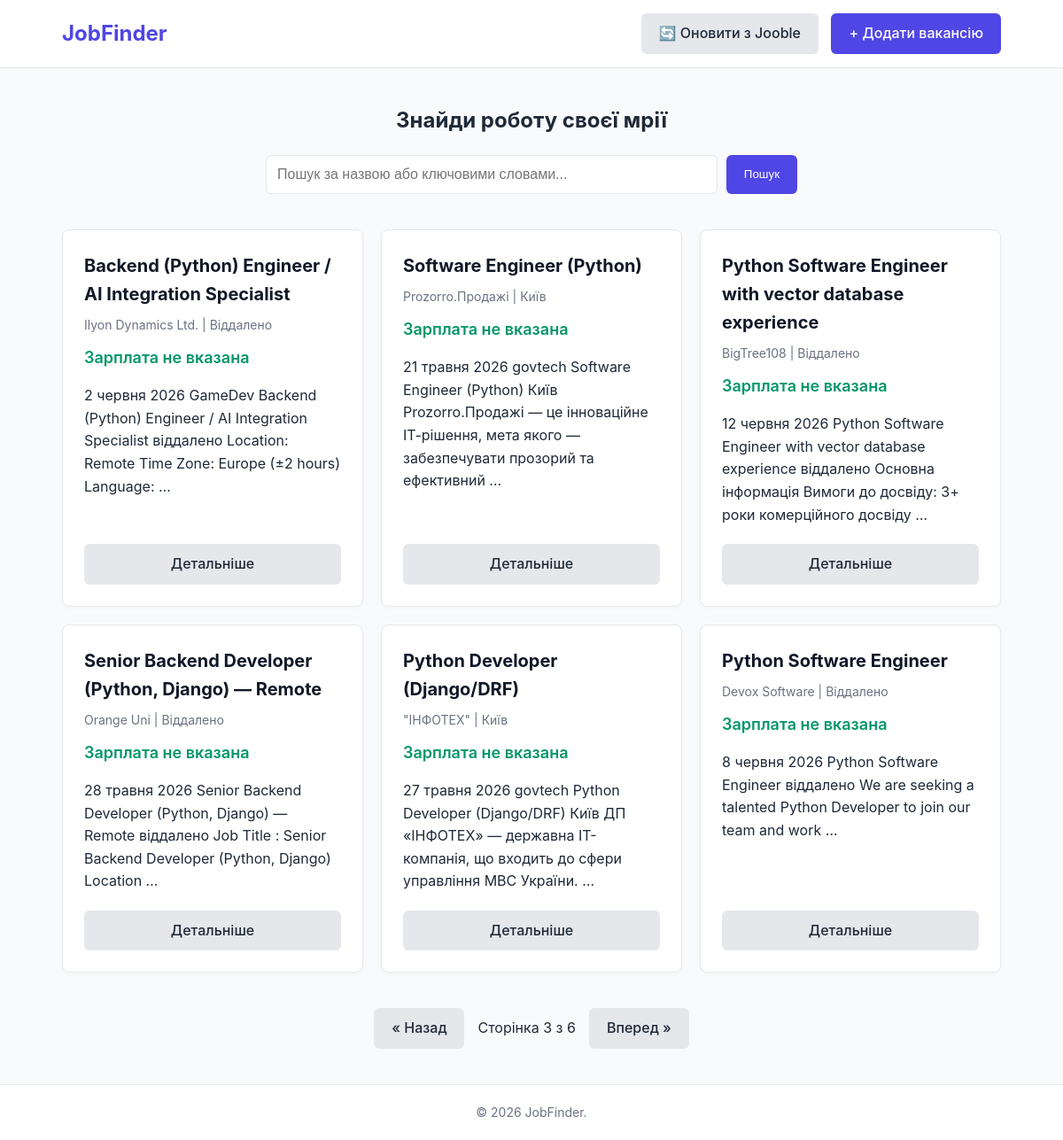
The page /?q=&page=3 on the database its author committed.
### vacancies/models.py (models this page shows, shortened)
class Vacancy(models.Model):
    title = models.CharField(max_length=255, verbose_name="Назва вакансії")
    company = models.CharField(max_length=255, verbose_name="Компанія")
    location = models.CharField(max_length=255, verbose_name="Місто / Локація")
    salary = models.CharField(
        max_length=100,
        default="Не вказана",
        verbose_name="Зарплата"
    )
    description = models.TextField(verbose_name="Опис вакансії")
    source_url = models.URLField(blank=True, null=True, unique=True, verbose_name="Посилання на першоджерело")
    created_at = models.DateTimeField(auto_now_add=True, verbose_name="Дата створення")
    class Meta:
        verbose_name = "Вакансія"
        verbose_name_plural = "Вакансії"
        ordering = ['-created_at']

### vacancies/views.py (the view)
# urls.py: path('', views.vacancy_list, name='vacancy_list'),
def vacancy_list(request):
    qs = Vacancy.objects.all()
    search_query = request.GET.get('q', '')
    if search_query:
        qs = qs.filter(title__icontains=search_query) | qs.filter(description__icontains=search_query)
    paginator = Paginator(qs, 6)
    page_number = request.GET.get('page')
    page_obj = paginator.get_page(page_number)
    return render(request, 'vacancies/index.html', {
        'page_obj': page_obj,
        'search_query': search_query
    })

### templates/vacancies/index.html
{% extends 'base.html' %}
{% block content %}
<section class="search-section">
    <h1>Знайди роботу своєї мрії</h1>
    <form method="GET" action="{% url 'vacancy_list' %}" class="search-form">
        <input type="text" name="q" placeholder="Пошук за назвою або ключовими словами..." value="{{ search_query }}">
        <button type="submit" class="btn btn-primary">Пошук</button>
    </form>
</section>
<div class="vacancy-grid">
    {% for vacancy in page_obj %}
    <div class="card">
        <div>
            <h3 class="card-title">{{ vacancy.title }}</h3>
            <p class="card-meta">{{ vacancy.company }} | {{ vacancy.location }}</p>
            <p class="card-salary">
                {% if vacancy.salary > 0 %}{{ vacancy.salary }} грн.{% else %}Зарплата не вказана{% endif %}
            </p>
            <p>{{ vacancy.description|truncatewords:20 }}</p>
        </div>
        <div style="margin-top: 20px;">
            <a href="{% url 'vacancy_detail' vacancy.pk %}" class="btn btn-secondary" style="width: 100%; text-align: center;">Детальніше</a>
        </div>
    </div>
    {% empty %}
    <p style="grid-column: 1/-1; text-align: center; color: #6b7280;">Вакансій не знайдено.</p>
    {% endfor %}
</div>
{% if page_obj.has_other_pages %}
<div class="pagination">
    {% if page_obj.has_previous %}
        <a href="?q={{ search_query }}&page={{ page_obj.previous_page_number }}" class="btn btn-secondary">&laquo; Назад</a>
    {% endif %}
    <span>Сторінка {{ page_obj.number }} з {{ page_obj.paginator.num_pages }}</span>
    {% if page_obj.has_next %}
        <a href="?q={{ search_query }}&page={{ page_obj.next_page_number }}" class="btn btn-secondary">Вперед &raquo;</a>
    {% endif %}
</div>
{% endif %}
{% endblock %}

### static/css/style.css (style rules this page uses)
:root { --primary-color: #4f46e5; --primary-hover: #4338ca; --danger-color: #ef4444; --danger-hover: #dc2626; --text-color: #1f2937; --light-bg: #f9fafb; --border-color: #e5e7eb; --white: #ffffff; }
* { box-sizing: border-box; margin: 0; padding: 0; }
body { font-family: -apple-system, BlinkMacSystemFont, "Segoe UI", Roboto, Helvetica, Arial, sans-serif; color: var(--text-color); background-color: var(--light-bg); line-height: 1.6; display: flex; flex-direction: column; min-height: 100vh; }
.btn { display: inline-block; padding: 10px 20px; border-radius: 6px; text-decoration: none; font-weight: 500; cursor: pointer; border: none; transition: background 0.2s ease; }
.btn-primary { background-color: var(--primary-color); color: var(--white); }
.btn-secondary { background-color: var(--border-color); color: var(--text-color); }
.search-section { margin: 40px 0; text-align: center; }
.search-form { display: flex; max-width: 600px; margin: 20px auto 0; gap: 10px; }
.search-form input { flex: 1; padding: 12px; border: 1px solid var(--border-color); border-radius: 6px; font-size: 16px; }
.vacancy-grid { display: grid; grid-template-columns: repeat(auto-fill, minmax(300px, 1fr)); gap: 20px; margin-bottom: 40px; }
.card { background: var(--white); border: 1px solid var(--border-color); border-radius: 8px; padding: 24px; display: flex; flex-direction: column; justify-content: space-between; box-shadow: 0 2px 4px rgba(0,0,0,0.02); transition: transform 0.2s ease, box-shadow 0.2s ease; }
.card-title { font-size: 20px; margin-bottom: 8px; color: #111827; }
.card-meta { font-size: 14px; color: #6b7280; margin-bottom: 12px; }
.card-salary { font-size: 18px; font-weight: 600; color: #059669; margin-bottom: 15px; }
.pagination { display: flex; justify-content: center; align-items: center; gap: 15px; margin-bottom: 40px; }

### rows shown on the page
Vacancy: title "Backend (Python) Engineer / AI Integration Specialist", company "Ilyon Dynamics Ltd.", location "Віддалено", salary "Зарплата не вказана", description "2 червня 2026 GameDev Backend (Python) Engineer / AI Integration Specialist віддалено Location: Remote Time Zone: Europe (±2 hours) Language: …"
Vacancy: title "Software Engineer (Python)", company "Prozorro.Продажі", location "Київ", salary "Зарплата не вказана", description "21 травня 2026 govtech Software Engineer (Python) Київ Prozorro.Продажі — це інноваційне ІТ-рішення, мета якого — забезпечувати прозорий та ефективний …"
Vacancy: title "Python Software Engineer with vector database experience", company "BigTree108", location "Віддалено", salary "Зарплата не вказана", description "12 червня 2026 Python Software Engineer with vector database experience віддалено Основна інформація Вимоги до досвіду: 3+ роки комерційного досвіду …"
Vacancy: title "Senior Backend Developer (Python, Django) — Remote", company "Orange Uni", location "Віддалено", salary "Зарплата не вказана", description "28 травня 2026 Senior Backend Developer (Python, Django) — Remote віддалено Job Title : Senior Backend Developer (Python, Django) Location …"
Vacancy: title "Python Developer (Django/DRF)", company "\"ІНФОТЕХ\"", location "Київ", salary "Зарплата не вказана", description "27 травня 2026 govtech Python Developer (Django/DRF) Київ ДП «ІНФОТЕХ» — державна ІТ-компанія, що входить до сфери управління МВС України. …"
Vacancy: title "Python Software Engineer", company "Devox Software", location "Віддалено", salary "Зарплата не вказана", description "8 червня 2026 Python Software Engineer віддалено We are seeking a talented Python Developer to join our team and work …"

### other values the page prints
{{ page_obj.number }} "3"
{{ page_obj.paginator.num_pages }} "6"
